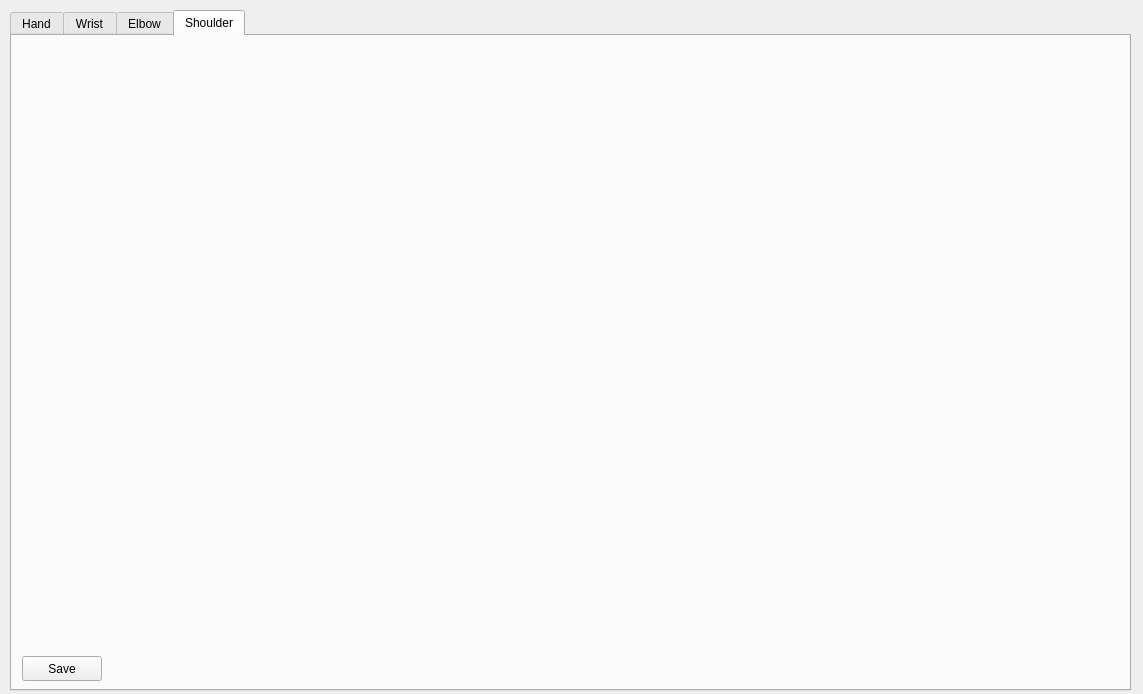
<?xml version="1.0" encoding="UTF-8"?>
<ui version="4.0">
 <class>CompVelocityDialog</class>
 <widget class="QDialog" name="CompVelocityDialog">
  <property name="geometry">
   <rect>
    <x>0</x>
    <y>0</y>
    <width>1143</width>
    <height>694</height>
   </rect>
  </property>
  <property name="windowTitle">
   <string>Velocity Components</string>
  </property>
  <widget class="QTabWidget" name="tabWidget">
   <property name="geometry">
    <rect>
     <x>10</x>
     <y>10</y>
     <width>1121</width>
     <height>681</height>
    </rect>
   </property>
   <property name="currentIndex">
    <number>3</number>
   </property>
   <widget class="QWidget" name="tab_hand">
    <attribute name="title">
     <string>Hand</string>
    </attribute>
    <widget class="QWidget" name="layoutWidget">
     <property name="geometry">
      <rect>
       <x>10</x>
       <y>10</y>
       <width>1091</width>
       <height>591</height>
      </rect>
     </property>
     <layout class="QVBoxLayout" name="verticalLayout">
      <item>
       <layout class="QHBoxLayout" name="horizontalLayout">
        <item>
         <widget class="QCustomPlot" name="plot_hand_x" native="true"/>
        </item>
        <item>
         <widget class="QCustomPlot" name="plot_hand_y" native="true"/>
        </item>
        <item>
         <widget class="QCustomPlot" name="plot_hand_z" native="true"/>
        </item>
        <item>
         <widget class="QCustomPlot" name="plot_hand_lin_vel" native="true"/>
        </item>
       </layout>
      </item>
      <item>
       <layout class="QHBoxLayout" name="horizontalLayout_2">
        <item>
         <widget class="QCustomPlot" name="plot_hand_wx" native="true"/>
        </item>
        <item>
         <widget class="QCustomPlot" name="plot_hand_wy" native="true"/>
        </item>
        <item>
         <widget class="QCustomPlot" name="plot_hand_wz" native="true"/>
        </item>
        <item>
         <widget class="QCustomPlot" name="plot_hand_ang_vel" native="true"/>
        </item>
       </layout>
      </item>
     </layout>
    </widget>
    <widget class="QPushButton" name="pushButton_save_hand">
     <property name="geometry">
      <rect>
       <x>10</x>
       <y>620</y>
       <width>80</width>
       <height>25</height>
      </rect>
     </property>
     <property name="text">
      <string>Save</string>
     </property>
    </widget>
   </widget>
   <widget class="QWidget" name="tab_wrist">
    <attribute name="title">
     <string>Wrist</string>
    </attribute>
    <widget class="QWidget" name="layoutWidget">
     <property name="geometry">
      <rect>
       <x>10</x>
       <y>10</y>
       <width>1091</width>
       <height>591</height>
      </rect>
     </property>
     <layout class="QVBoxLayout" name="verticalLayout_2">
      <item>
       <layout class="QHBoxLayout" name="horizontalLayout_3">
        <item>
         <widget class="QCustomPlot" name="plot_wrist_x" native="true"/>
        </item>
        <item>
         <widget class="QCustomPlot" name="plot_wrist_y" native="true"/>
        </item>
        <item>
         <widget class="QCustomPlot" name="plot_wrist_z" native="true"/>
        </item>
        <item>
         <widget class="QCustomPlot" name="plot_wrist_lin_vel" native="true"/>
        </item>
       </layout>
      </item>
      <item>
       <layout class="QHBoxLayout" name="horizontalLayout_4">
        <item>
         <widget class="QCustomPlot" name="plot_wrist_wx" native="true"/>
        </item>
        <item>
         <widget class="QCustomPlot" name="plot_wrist_wy" native="true"/>
        </item>
        <item>
         <widget class="QCustomPlot" name="plot_wrist_wz" native="true"/>
        </item>
        <item>
         <widget class="QCustomPlot" name="plot_wrist_ang_vel" native="true"/>
        </item>
       </layout>
      </item>
     </layout>
    </widget>
    <widget class="QPushButton" name="pushButton_save_wrist">
     <property name="geometry">
      <rect>
       <x>10</x>
       <y>620</y>
       <width>80</width>
       <height>25</height>
      </rect>
     </property>
     <property name="text">
      <string>Save</string>
     </property>
    </widget>
   </widget>
   <widget class="QWidget" name="tab_elbow">
    <attribute name="title">
     <string>Elbow</string>
    </attribute>
    <widget class="QWidget" name="layoutWidget_2">
     <property name="geometry">
      <rect>
       <x>10</x>
       <y>10</y>
       <width>1091</width>
       <height>591</height>
      </rect>
     </property>
     <layout class="QVBoxLayout" name="verticalLayout_3">
      <item>
       <layout class="QHBoxLayout" name="horizontalLayout_5">
        <item>
         <widget class="QCustomPlot" name="plot_elbow_x" native="true"/>
        </item>
        <item>
         <widget class="QCustomPlot" name="plot_elbow_y" native="true"/>
        </item>
        <item>
         <widget class="QCustomPlot" name="plot_elbow_z" native="true"/>
        </item>
        <item>
         <widget class="QCustomPlot" name="plot_elbow_lin_vel" native="true"/>
        </item>
       </layout>
      </item>
      <item>
       <layout class="QHBoxLayout" name="horizontalLayout_6">
        <item>
         <widget class="QCustomPlot" name="plot_elbow_wx" native="true"/>
        </item>
        <item>
         <widget class="QCustomPlot" name="plot_elbow_wy" native="true"/>
        </item>
        <item>
         <widget class="QCustomPlot" name="plot_elbow_wz" native="true"/>
        </item>
        <item>
         <widget class="QCustomPlot" name="plot_elbow_ang_vel" native="true"/>
        </item>
       </layout>
      </item>
     </layout>
    </widget>
    <widget class="QPushButton" name="pushButton_save_elbow">
     <property name="geometry">
      <rect>
       <x>10</x>
       <y>620</y>
       <width>80</width>
       <height>25</height>
      </rect>
     </property>
     <property name="text">
      <string>Save</string>
     </property>
    </widget>
   </widget>
   <widget class="QWidget" name="tab_shoulder">
    <attribute name="title">
     <string>Shoulder</string>
    </attribute>
    <widget class="QWidget" name="layoutWidget_3">
     <property name="geometry">
      <rect>
       <x>10</x>
       <y>10</y>
       <width>1091</width>
       <height>591</height>
      </rect>
     </property>
     <layout class="QVBoxLayout" name="verticalLayout_4">
      <item>
       <layout class="QHBoxLayout" name="horizontalLayout_7">
        <item>
         <widget class="QCustomPlot" name="plot_shoulder_x" native="true"/>
        </item>
        <item>
         <widget class="QCustomPlot" name="plot_shoulder_y" native="true"/>
        </item>
        <item>
         <widget class="QCustomPlot" name="plot_shoulder_z" native="true"/>
        </item>
        <item>
         <widget class="QCustomPlot" name="plot_shoulder_lin_vel" native="true"/>
        </item>
       </layout>
      </item>
      <item>
       <layout class="QHBoxLayout" name="horizontalLayout_8">
        <item>
         <widget class="QCustomPlot" name="plot_shoulder_wx" native="true"/>
        </item>
        <item>
         <widget class="QCustomPlot" name="plot_shoulder_wy" native="true"/>
        </item>
        <item>
         <widget class="QCustomPlot" name="plot_shoulder_wz" native="true"/>
        </item>
        <item>
         <widget class="QCustomPlot" name="plot_shoulder_ang_vel" native="true"/>
        </item>
       </layout>
      </item>
     </layout>
    </widget>
    <widget class="QPushButton" name="pushButton_save_shoulder">
     <property name="geometry">
      <rect>
       <x>10</x>
       <y>620</y>
       <width>80</width>
       <height>25</height>
      </rect>
     </property>
     <property name="text">
      <string>Save</string>
     </property>
    </widget>
   </widget>
  </widget>
 </widget>
 <customwidgets>
  <customwidget>
   <class>QCustomPlot</class>
   <extends>QWidget</extends>
   <header>qcustomplot.h</header>
   <container>1</container>
  </customwidget>
 </customwidgets>
 <resources/>
 <connections/>
</ui>
